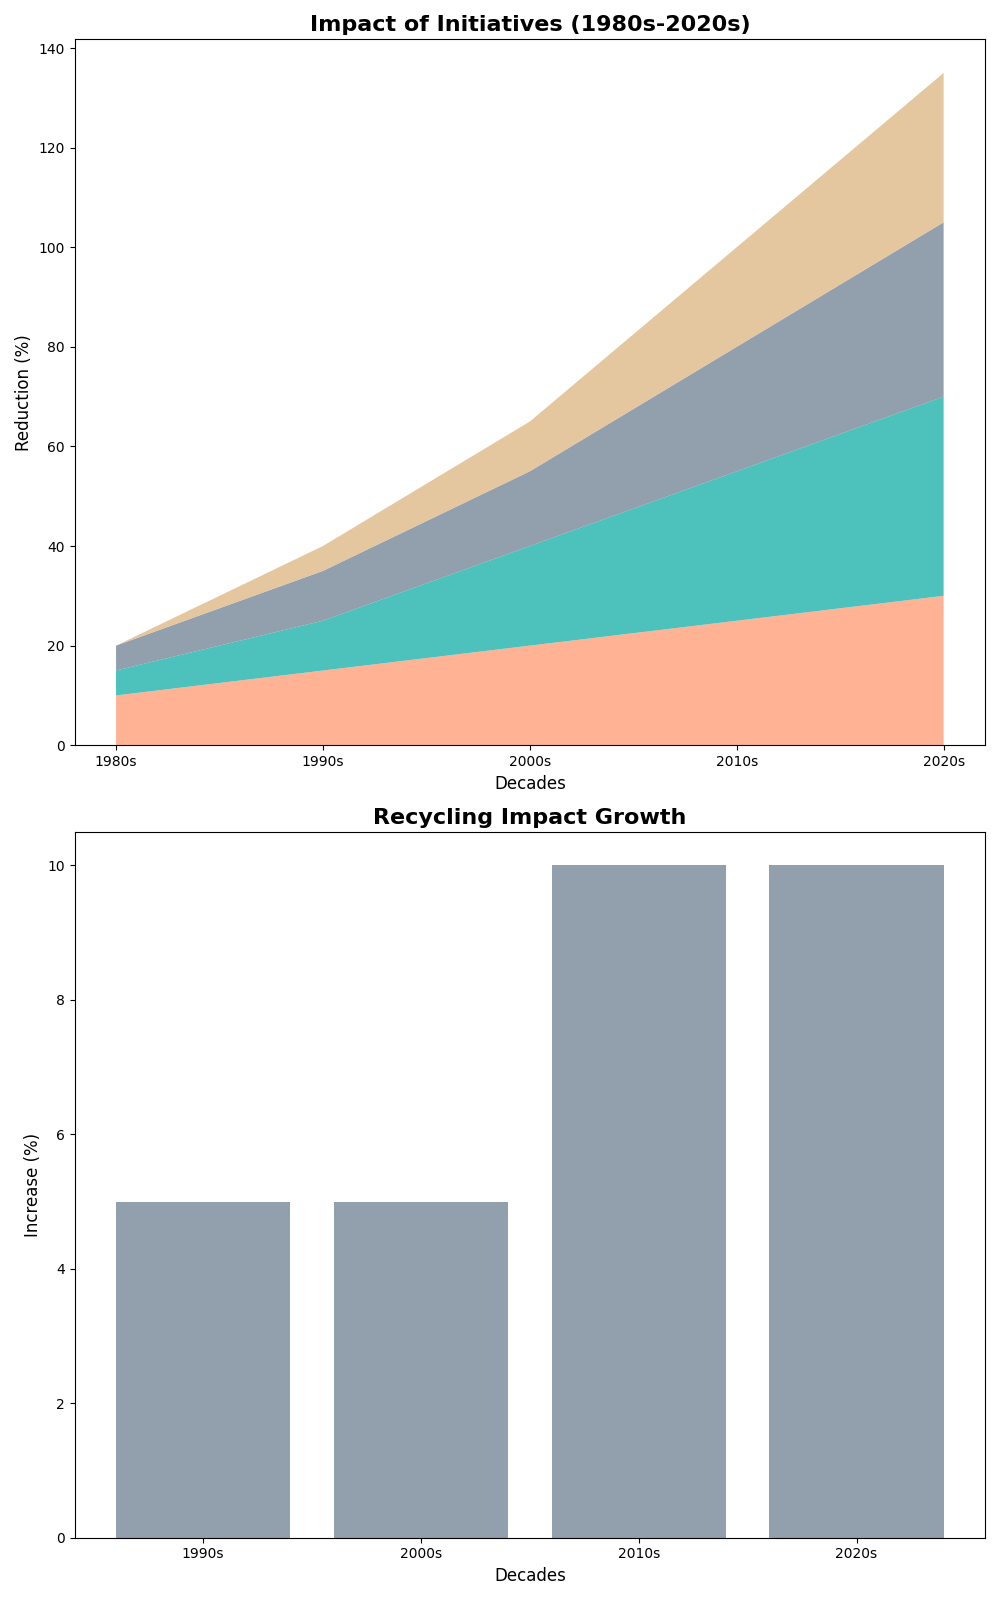

Source code (Python):
import matplotlib.pyplot as plt
import numpy as np

decades = ['1980s', '1990s', '2000s', '2010s', '2020s']
initiatives = ['Air Quality', 'Water Treatment', 'Recycling', 'Renewable Energy']

impact = np.array([
    [10, 5, 5, 0],
    [15, 10, 10, 5],
    [20, 20, 15, 10],
    [25, 30, 25, 20],
    [30, 40, 35, 30]
])

fig, (ax1, ax2) = plt.subplots(2, 1, figsize=(10, 16))

ax1.stackplot(decades, impact.T, colors=['#FFA07A', '#20B2AA', '#778899', '#DEB887'], alpha=0.8)
ax1.set_title('Impact of Initiatives (1980s-2020s)', fontsize=16, fontweight='bold')
ax1.set_xlabel('Decades', fontsize=12)
ax1.set_ylabel('Reduction (%)', fontsize=12)

recycling_growth = np.diff(impact[:, 2])
periods = ['1990s', '2000s', '2010s', '2020s']

ax2.bar(periods, recycling_growth, color='#778899', alpha=0.8)
ax2.set_title('Recycling Impact Growth', fontsize=16, fontweight='bold')
ax2.set_xlabel('Decades', fontsize=12)
ax2.set_ylabel('Increase (%)', fontsize=12)

plt.tight_layout()
plt.show()
